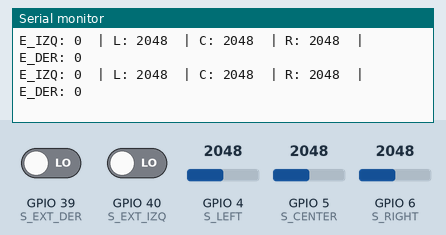
Bench run of a sketch on a simulated ESP32-S3. On the bench: the last lines printed to the serial monitor. Inputs (shaded band) come from the test bench; at power-on: GPIO 4 (S_LEFT) = 2048, GPIO 5 (S_CENTER) = 2048, GPIO 6 (S_RIGHT) = 2048, GPIO 39 (S_EXT_DER) LOW, GPIO 40 (S_EXT_IZQ) LOW.

Above: at 3.2 s.
3.3 s: GPIO 4 (S_LEFT) set to 2866
At 3.56 s:
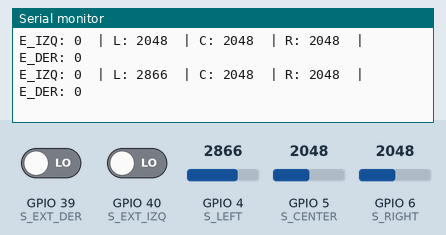
4.8 s: GPIO 5 (S_CENTER) set to 2866
At 4.97 s:
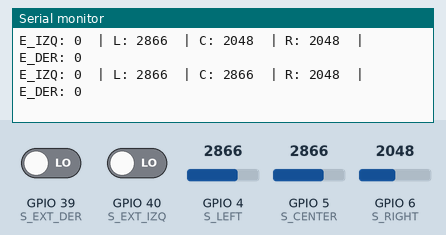
6.3 s: GPIO 6 (S_RIGHT) set to 2866
At 6.37 s:
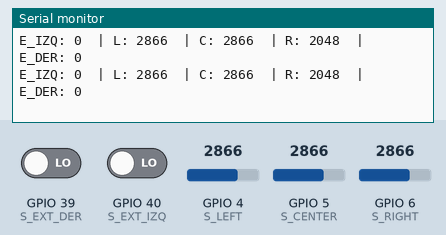
7.8 s: GPIO 39 (S_EXT_DER) driven HIGH
At 7.98 s:
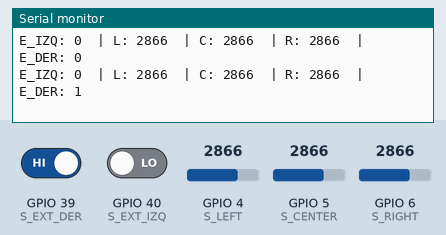
9.3 s: GPIO 40 (S_EXT_IZQ) driven HIGH
At 9.58 s:
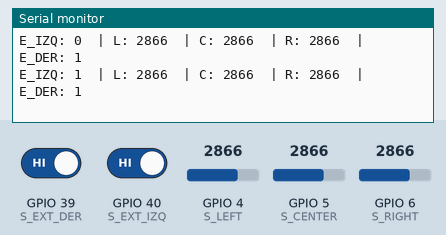
10.8 s: GPIO 4 (S_LEFT) set to 3603
At 10.99 s:
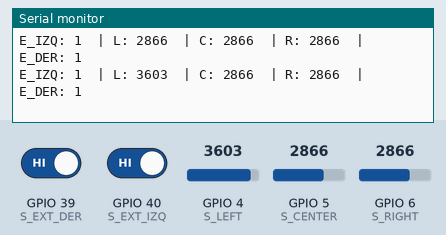
Timing chart, 0 to 13.3 s (numbered marks = the images above; inputs shaded):
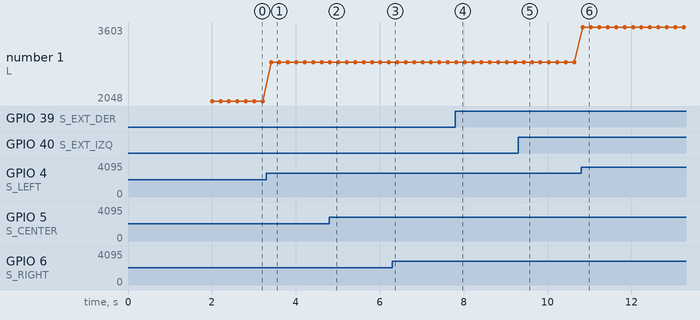

The sketch:

prueba_sensores.ino
```cpp
#include <Arduino.h>

// =========================
//  Definición de Pines
// =========================

// Sensores Analógicos (Centrales)
const int S_LEFT = 4;
const int S_CENTER = 5;
const int S_RIGHT = 6;

// Sensores Digitales (Extremos)
const int S_EXT_IZQ = 40;
const int S_EXT_DER = 39;

void setup() {
  Serial.begin(115200);

  // Configuración de pines (INPUT)
  // Analógicos
  pinMode(S_LEFT, INPUT);
  pinMode(S_CENTER, INPUT);
  pinMode(S_RIGHT, INPUT);

  // Digitales
  pinMode(S_EXT_IZQ, INPUT);
  pinMode(S_EXT_DER, INPUT);

  Serial.println("=== TEST DE 5 SENSORES (Analógicos + Digitales) ===");
  Serial.println("Orden: [Ext.Izq] - [Izq] - [Cen] - [Der] - [Ext.Der]");
  delay(2000);
}

void loop() {
  // 1. Leer Sensores Digitales (Devuelven 0 o 1)
  int valExtIzq = digitalRead(S_EXT_IZQ);
  int valExtDer = digitalRead(S_EXT_DER);

  // 2. Leer Sensores Analógicos (Devuelven 0 a 4095 en ESP32)
  int valL = analogRead(S_LEFT);
  int valC = analogRead(S_CENTER);
  int valR = analogRead(S_RIGHT);

  // 3. Imprimir en una sola línea ordenada visualmente
  // Formato: ExtIzq | Izq | Cen | Der | ExtDer

  Serial.print("E_IZQ: ");
  Serial.print(valExtIzq); // 0 o 1

  Serial.print("\t| L: ");
  Serial.print(valL);      // 0-4095

  Serial.print("\t| C: ");
  Serial.print(valC);      // 0-4095

  Serial.print("\t| R: ");
  Serial.print(valR);      // 0-4095

  Serial.print("\t| E_DER: ");
  Serial.print(valExtDer); // 0 o 1

  Serial.println(); // Salto de línea final

  delay(200); // Pausa para legibilidad
}
```

Measured:
- after the input at 3.3 s, the serial monitor: prints a new line after 0.11 s (image 1)
- after the input at 4.8 s, the serial monitor: prints a new line at once (image 2)
- after the input at 7.8 s, the serial monitor: prints a new line at once (image 4)
- after the input at 9.3 s, the serial monitor: prints a new line after 0.13 s (image 5)
- after the input at 10.8 s, the serial monitor: prints a new line at once (image 6)
- plotted number 1: 2048 → 2866 after the input at 3.3 s, 2866 → 3603 after the input at 10.8 s
